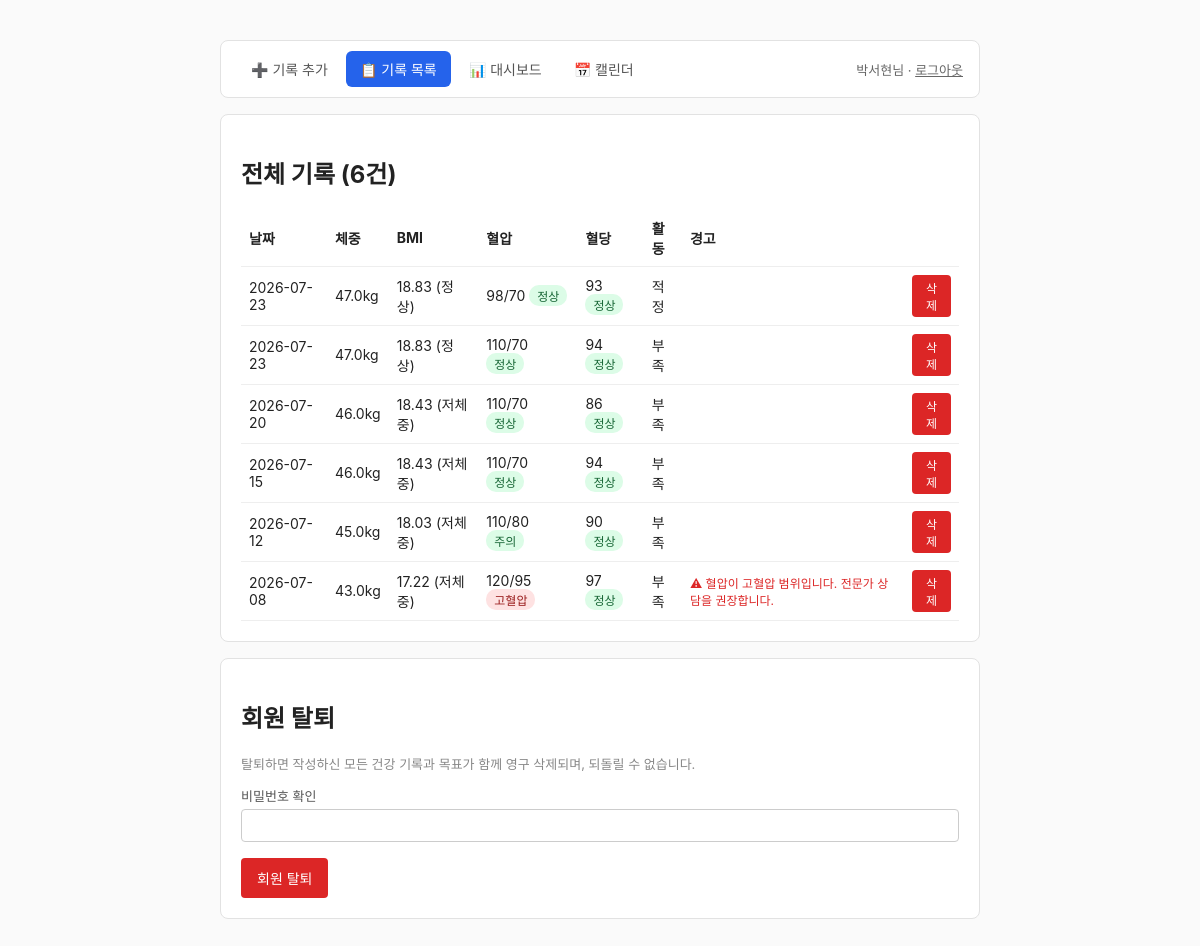
The app's page /web/records (signed in) with its own data.
### tables this page shows
CREATE TABLE users (
        id INTEGER PRIMARY KEY AUTOINCREMENT,
        phone TEXT NOT NULL,
        email TEXT UNIQUE NOT NULL,
        password TEXT NOT NULL,
        name TEXT NOT NULL,
        role TEXT NOT NULL DEFAULT 'user',
        created_at TEXT NOT NULL
    );

CREATE TABLE records (
        id INTEGER PRIMARY KEY AUTOINCREMENT,
        user_id INTEGER,
        date TEXT NOT NULL,
        weight REAL NOT NULL,
        height REAL NOT NULL,
        systolic INTEGER NOT NULL,
        diastolic INTEGER NOT NULL,
        blood_sugar INTEGER NOT NULL,
        steps INTEGER DEFAULT 0,
        sleep_hours REAL DEFAULT 0,
        memo TEXT,
        bmi REAL,
        bmi_category TEXT,
        bp_category TEXT,
        sugar_category TEXT,
        warnings TEXT,
        FOREIGN KEY(user_id) REFERENCES users(id)
    );

### web.py (the view)
@router.get("/web/records", response_class=HTMLResponse)
def records_page(request: Request):
    user = get_current_user_from_cookie(request)
    if user is None:
        return RedirectResponse(url="/web/login", status_code=303)
    if user["role"] == "admin":
        return RedirectResponse(url="/web/admin", status_code=303)
    items = records_crud.get_records(user["id"])
    return templates.TemplateResponse(
        request, "records.html",
        {"user": user, "records": items, "active_tab": "list"}
    )

### templates/records.html (shortened to what this page needs)
{% extends "base.html" %}
{% block content %}
{% include "user_nav.html" %}
<div class="card">
    <h2>전체 기록 ({{ records|length }}건)</h2>
    {% if records|length == 0 %}
        <p style="color:#888;">아직 기록이 없습니다. <a href="/web/records/add">기록 추가</a> 탭에서 첫 기록을 남겨보세요.</p>
    {% else %}
    <table>
        <tr>
            <th>날짜</th><th>체중</th><th>BMI</th><th>혈압</th><th>혈당</th><th>활동</th><th>경고</th><th></th>
        </tr>
        {% for r in records %}
        <tr>
            <td>{{ r.date }}</td>
            <td>{{ r.weight }}kg</td>
            <td>{{ r.bmi }} ({{ r.bmi_category }})</td>
            <td>
                {{ r.systolic }}/{{ r.diastolic }}
                <span class="badge {{ 'warn' if r.bp_category == '고혈압' else 'ok' }}">{{ r.bp_category }}</span>
            </td>
            <td>
                {{ r.blood_sugar }}
                <span class="badge {{ 'warn' if r.sugar_category == '당뇨 의심' else 'ok' }}">{{ r.sugar_category }}</span>
            </td>
            <td>{{ r.activity_level or '-' }}</td>
            <td>
                {% for w in r.warnings %}
                    <div class="error" style="font-size:12px;">⚠ {{ w }}</div>
                {% endfor %}
            </td>
            <td>
                <form class="inline" method="post" action="/web/records/{{ r.id }}/delete"
                      onsubmit="return confirm('삭제하시겠습니까?');">
                    <button type="submit" class="danger">삭제</button>
                </form>
            </td>
        </tr>
        {% endfor %}
    </table>
    {% endif %}
</div>
<div class="card">
    <h2>회원 탈퇴</h2>
    <p style="color:#888; font-size:13px;">
        탈퇴하면 작성하신 모든 건강 기록과 목표가 함께 영구 삭제되며, 되돌릴 수 없습니다.
    </p>
    <form method="post" action="/web/delete-account"
          onsubmit="return confirm('정말 탈퇴하시겠습니까?\n모든 건강 기록이 영구적으로 삭제됩니다.');">
        <label>비밀번호 확인</label>
        <input type="password" name="password" required>
        <button type="submit" class="danger" style="margin-top:16px; padding:10px 16px; font-size:14px;">회원 탈퇴</button>
    </form>
</div>
{% endblock %}

### templates/base.html (shortened to what this page needs)
<!DOCTYPE html>
<html lang="ko">
<head>
</head>
<body>
    {% block content %}{% endblock %}
</body>
</html>

### templates/user_nav.html
<div class="card" style="padding: 10px 16px; margin-bottom: 16px;">
    <div style="display:flex; justify-content:space-between; align-items:center; flex-wrap:wrap; gap:8px;">
        <nav class="tab-nav">
            <a class="tab-link {{ 'active' if active_tab == 'add' else '' }}" href="/web/records/add">➕ 기록 추가</a>
            <a class="tab-link {{ 'active' if active_tab == 'list' else '' }}" href="/web/records">📋 기록 목록</a>
            <a class="tab-link {{ 'active' if active_tab == 'dashboard' else '' }}" href="/web/dashboard">📊 대시보드</a>
            <a class="tab-link {{ 'active' if active_tab == 'calendar' else '' }}" href="/web/calendar">📅 캘린더</a>
        </nav>
        <div style="font-size:13px; color:#666;">
            {{ user.name }}님 · <a href="/web/logout" style="color:#666;">로그아웃</a>
        </div>
    </div>
</div>

### templates/base.html (style rules this page uses)
body { font-family: -apple-system, "Segoe UI", "Malgun Gothic", sans-serif; max-width: 760px; margin: 40px auto; padding: 0 16px; color: #222; background: #fafafa; }
.card { background: #fff; border: 1px solid #e2e2e2; border-radius: 8px; padding: 20px; margin-bottom: 16px; }
label { display: block; margin-top: 10px; font-size: 13px; color: #555; }
input { width: 100%; padding: 8px; margin-top: 4px; border: 1px solid #ccc; border-radius: 4px; box-sizing: border-box; }
button { margin-top: 16px; padding: 10px 16px; background: #2563eb; color: #fff; border: none; border-radius: 4px; cursor: pointer; }
button.danger { background: #dc2626; padding: 4px 10px; font-size: 12px; margin-top: 0; }
.error { color: #dc2626; font-size: 14px; }
table { width: 100%; border-collapse: collapse; font-size: 14px; }
th, td { padding: 8px; border-bottom: 1px solid #eee; text-align: left; }
.badge { display: inline-block; padding: 2px 8px; border-radius: 10px; font-size: 12px; }
.badge.warn { background: #fee2e2; color: #991b1b; }
.badge.ok { background: #dcfce7; color: #166534; }
form.inline { display: inline; }
.tab-nav { display: flex; gap: 4px; flex-wrap: wrap; }
.tab-link { padding: 8px 14px; border-radius: 6px; text-decoration: none; color: #555; font-size: 14px; white-space: nowrap; }
.tab-link.active { background: #2563eb; color: #fff; }

### records on screen
users: name "박서현"
records: date "2026-07-23", weight "47.0", bmi "18.83", bmi_category "정상", systolic "98", diastolic "70", bp_category "정상", blood_sugar "93", sugar_category "정상", activity_level "적정"
records: date "2026-07-23", weight "47.0", bmi "18.83", bmi_category "정상", systolic "110", diastolic "70", bp_category "정상", blood_sugar "94", sugar_category "정상", activity_level "부족"
records: date "2026-07-20", weight "46.0", bmi "18.43", bmi_category "저체중", systolic "110", diastolic "70", bp_category "정상", blood_sugar "86", sugar_category "정상", activity_level "부족"
records: date "2026-07-15", weight "46.0", bmi "18.43", bmi_category "저체중", systolic "110", diastolic "70", bp_category "정상", blood_sugar "94", sugar_category "정상", activity_level "부족"
records: date "2026-07-12", weight "45.0", bmi "18.03", bmi_category "저체중", systolic "110", diastolic "80", bp_category "주의", blood_sugar "90", sugar_category "정상", activity_level "부족"
records: date "2026-07-08", weight "43.0", bmi "17.22", bmi_category "저체중", systolic "120", diastolic "95", bp_category "고혈압", blood_sugar "97", sugar_category "정상", activity_level "부족", warnings "혈압이 고혈압 범위입니다. 전문가 상담을 권장합니다."

### other values on screen
{{ records|length }} "6"
